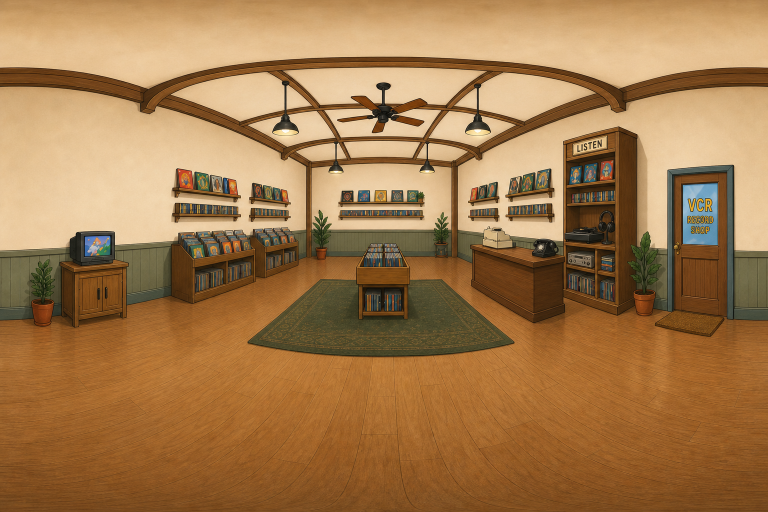
#> input picture art/vcr-pano-v10-src.png, 1536 x 1024 px (shown at 1/2 size)
$ python build-v10-pano.py
#> lines starting #> are read from the running program, lines starting #| are printed output that depends on the picture
#!/usr/bin/env python3
"""
V10 panorama production bake — LISTEN tower relocated to the counter/door wall.

Input : art/vcr-pano-v10-src.png  (1536x1024 cel painting: nearly square open
        room, wide oak floor with a moss rug, sage wainscot, cream walls,
        blue-grey door, charcoal fixtures, terracotta pots — premium PNW)
Output: public/textures/store_pano_v10.webp        4096x2048 lights-on
        public/textures/store_pano_off_v10.webp    4096x2048 lights-off grade
        public/textures/store_pano_lqip_v10.webp   512x256 preview
        public/hotspots/<id>_edge.webp            silhouette rim masks
        public/hotspots/crt_frame.webp            bezel overlay (tube hole)
        public/hotspots/crt_backing_off.webp      dark tube (focused, no video)
        public/hotspots/crt_backing_playing.webp  black tube behind video

Masks and CRT overlays are generated in gnomonically projected plane space —
the exact billboard footprint Hotspot.tsx / CrtScreen.tsx render — so they
line up with the pano at any plane size (the LISTEN tower spans ~77°).

Segmentation: cel ink outlines close every object, so background is whatever
a flood fill from the crop border can reach without crossing an ink line.

Run: python3 scripts/build-v9-pano.py
"""
from pathlib import Path

import numpy as np
from PIL import Image, ImageFilter
from scipy import ndimage

ROOT = Path(__file__).resolve().parent.parent
SRC = ROOT / "art" / "vcr-pano-v10-src.png"
OUT_ON = ROOT / "public" / "textures" / "store_pano_v10.webp"
OUT_OFF = ROOT / "public" / "textures" / "store_pano_off_v10.webp"
OUT_LQIP = ROOT / "public" / "textures" / "store_pano_lqip_v10.webp"
HOTSPOT_DIR = ROOT / "public" / "hotspots"

W, H = 4096, 2048
SEAM_BAND = 128  # px cross-faded across the wrap seam

# Hotspot glow planes — MUST mirror app/data/sections.ts
# (u, v, glowW ?? w, glowH ?? h). Edge masks are drawn in projected space.
PLANES = {
    "listening-booth": (0.205, 0.425, 24.0, 18.0),
    "crt-tv": (0.8691, 0.4736, 24.5, 14.0),
    "record-bins": (0.489, 0.54, 38.0, 26.0),
    "cash-register": (0.319, 0.44, 22.0, 16.0),
    "phone-booth": (0.255, 0.478, 14.0, 7.5),
}
# CRT hit plane (sections.ts w/h) — tube-set footprint for the overlay stack.
CRT_PLANE = (0.8691, 0.4736, 21.7, 16.5)
# Painted glass inside that footprint — MUST mirror CrtScreen.tsx.
CRT_SCREEN_W_FAC = 0.44
CRT_SCREEN_H_FAC = 0.375
CRT_SCREEN_OX = -1.27
CRT_SCREEN_OY = 0.71
CRT_FRAME_W_FAC = 0.88
CRT_FRAME_H_FAC = 0.78

# Ambient toy sprites — alpha-cut object billboards that wiggle on click.
# MUST mirror the `toy` planes in app/components/AmbientHits.tsx.
# Modes: dark = near-black object on lighter bg (headphones);
#        flood = ink-closed standalone object (plant stand);
#        patch = soft rounded-rect crop (flat floor objects like the mat).
TOY_SPRITES = {
    "stool": (0.198, 0.412, 8.0, 10.0, "dark"),  # headphones on relocated LISTEN
    "owl": (0.4271, 0.4727, 20.0, 28.5, "flood"),  # plant on its stand
    "cushion": (0.09, 0.617, 26.0, 7.6, "patch"),  # doormat
}
MASK_PLANE_RADIUS = 47.5  # SPHERE_RADIUS - 0.5 (Hotspot.tsx)
CRT_PLANE_RADIUS = 47.2  # SPHERE_RADIUS - 0.8 (CrtScreen.tsx)

# Ink-flood tuning per target:
# (ink luminance threshold, opening iterations, color-refine against bg refs)
# Opening must exceed half the ink-line width in mask space (~30px for the
# tight phone/CRT projections) to drop stray outline tails; color refine
# subtracts wood/cream interiors (counter corner, cabinet top) that the
# flood ropes in via connected ink. The register stays color-refine-free —
# its cream body matches the cream wall.
# Register refine is OFF in v9: its cream body matches the cream wall again.
SEG = {
    "listening-booth": (120, 6, True),
    "crt-tv": (120, 15, True),
    "record-bins": (120, 8, True),
    "cash-register": (110, 20, False),
    "phone-booth": (110, 20, True),
}

# Background color sample points (source-px of the 1536x1024 painting):
# cream walls, sage wainscot, counter/cabinet wood, oak floor, moss rug.
BG_POINTS = (
    (1250, 360),
    (60, 350),
    (940, 470),
    (1100, 560),
    (400, 800),
    (650, 640),
    (200, 570),
)

# Lamp pools for the lights-off grade (file-space u/v of the V9 source).
LAMP_POOLS = (
    (0.366, 0.213, 0.13, 0.5),
    (0.594, 0.213, 0.13, 0.5),
    (0.459, 0.285, 0.11, 0.45),
    (0.527, 0.285, 0.11, 0.45),
    (0.496, 0.174, 0.15, 0.35),  # fan cluster
    (0.9115, 0.41, 0.16, 0.4),  # door window daylight spill
)


def bake_pano() -> Image.Image:
    src = Image.open(SRC).convert("RGB")
#> src is the input picture: PIL image 1536x1024 RGB; mean R, G, B 162.7, 122.1, 76.7
    if src.size != (1536, 1024):
        raise SystemExit(f"unexpected source size {src.size}")

    pano = src.resize((W, H), Image.Resampling.LANCZOS)
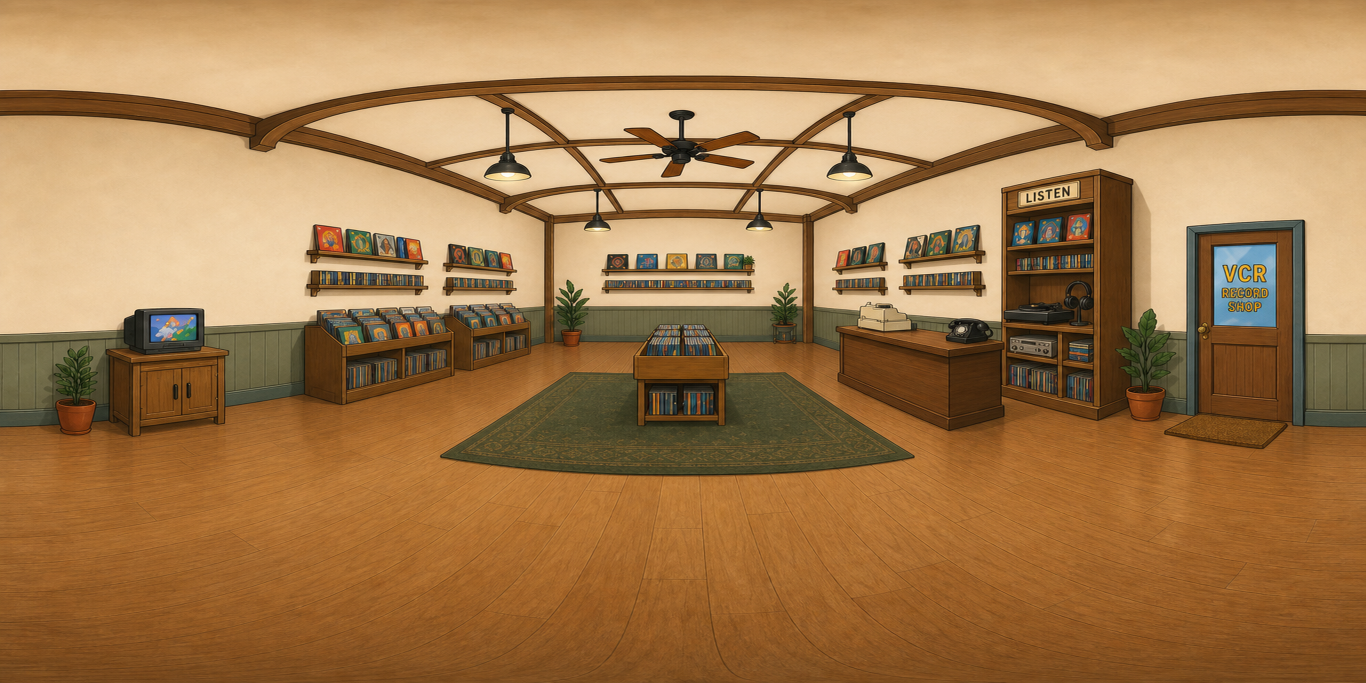
#> pano: PIL image 4096x2048 RGB (shown at 1/3 size); mean R, G, B 162.7, 122.1, 76.7
    # Two-pass unsharp keeps the clean ink lines crisp after the 2.67x upscale.
    pano = pano.filter(ImageFilter.UnsharpMask(radius=1.8, percent=85, threshold=2))
    pano = pano.filter(ImageFilter.UnsharpMask(radius=3.6, percent=32, threshold=3))

    # Wrap band: cross-fade left/right edges so u=0 joins u=1 seamlessly.
    arr = np.asarray(pano).astype(np.float32)
    band = SEAM_BAND
    left = arr[:, :band].copy()
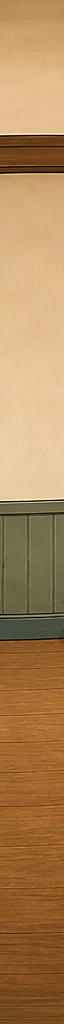
#> left: shape (2048, 128, 3) float32 (shown at 1/2 size); mean R, G, B 173, 134.1, 87.9
    right = arr[:, -band:].copy()
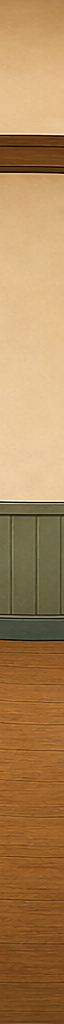
#> right: shape (2048, 128, 3) float32 (shown at 1/2 size); mean R, G, B 172.3, 133.1, 87
    t = (np.arange(band, dtype=np.float32) / (band - 1))[None, :, None]
    blend = right * (1 - t) + left * t
    half = band // 2
    arr[:, :half] = blend[:, half:]
    arr[:, -half:] = blend[:, :half]
    return Image.fromarray(arr.astype(np.uint8))
#| wrote store_pano_v10.webp (4096, 2048)


def lights_off(pano: Image.Image) -> Image.Image:
    """Night grade: cool, dark, faint pools under the hanging lamps."""
    a = np.asarray(pano).astype(np.float32) / 255.0

    dark = a ** 1.2
    dark[..., 0] *= 0.4
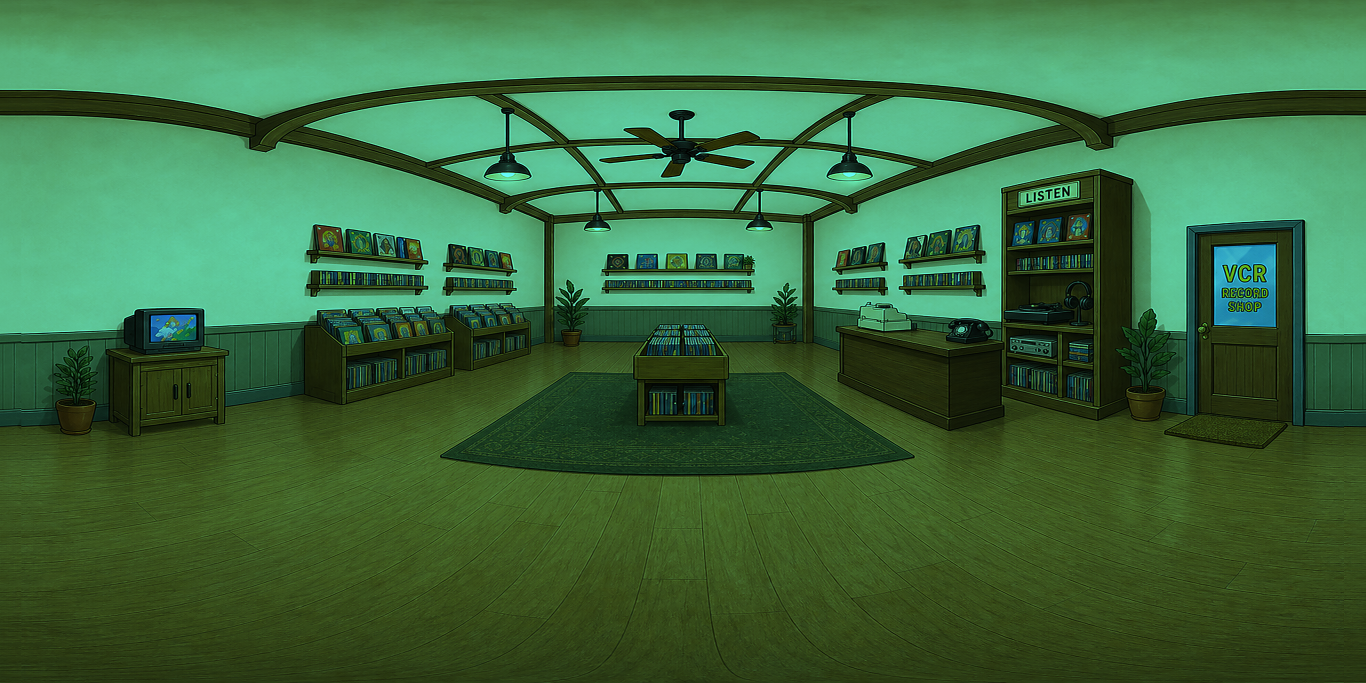
#> dark: shape (2048, 4096, 3) float32 (shown at 1/3 size); mean R, G, B 0.24, 0.416, 0.25
    dark[..., 1] *= 0.45
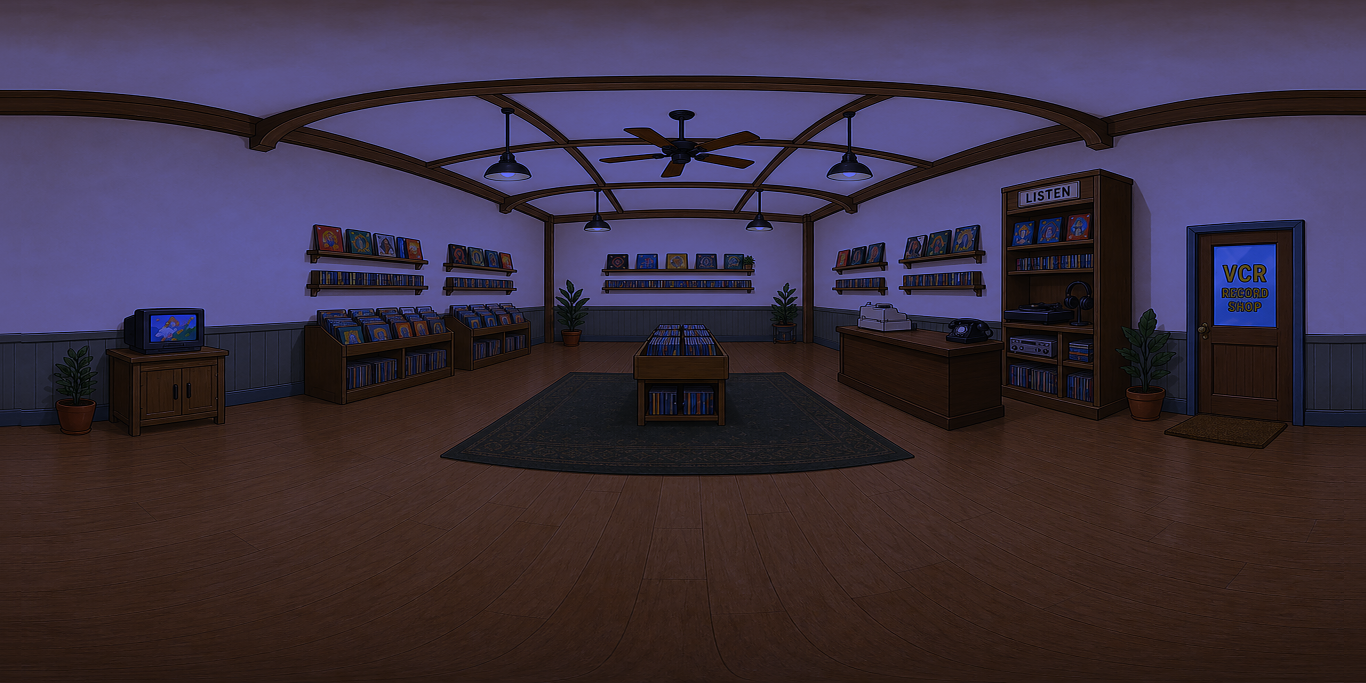
#> dark: shape (2048, 4096, 3) float32 (shown at 1/3 size); mean R, G, B 0.24, 0.188, 0.25
    dark[..., 2] *= 0.62
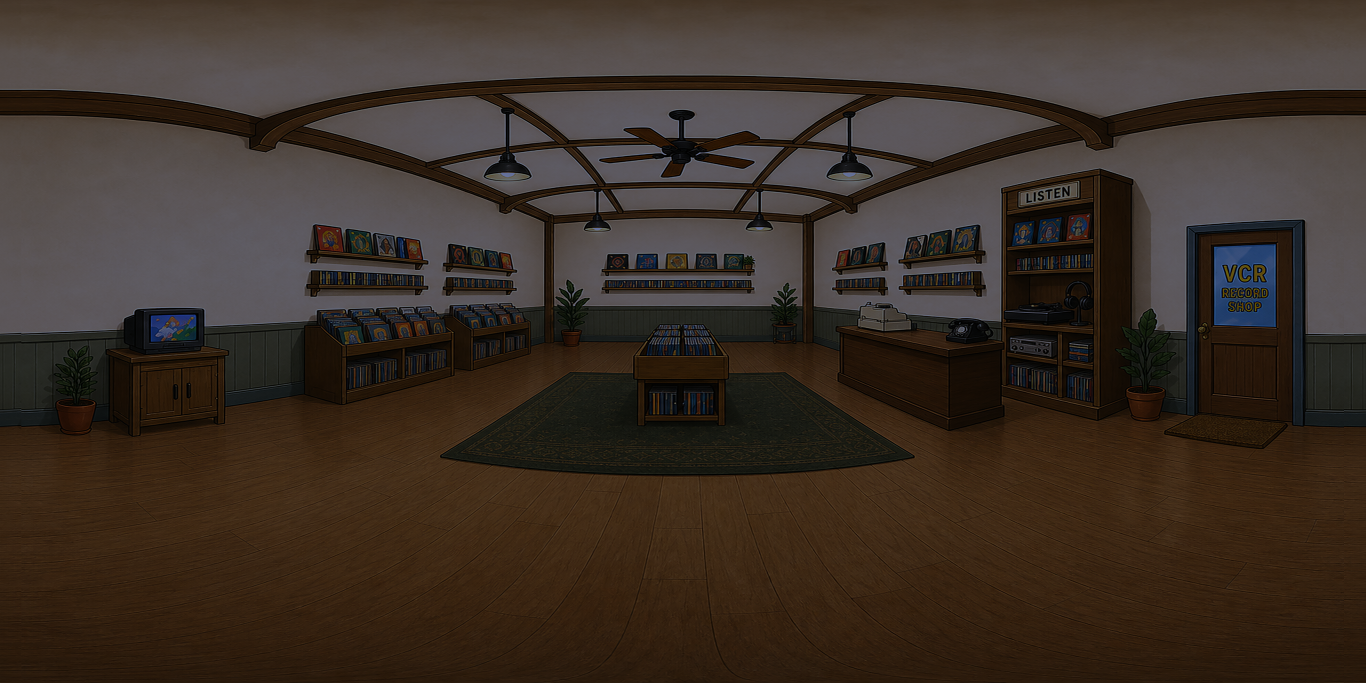
#> dark: shape (2048, 4096, 3) float32 (shown at 1/3 size); mean R, G, B 0.24, 0.188, 0.159

    yy, xx = np.mgrid[0 : pano.height, 0 : pano.width].astype(np.float32)
    warm = np.zeros_like(a)
    for fu, fv, radius, gain in LAMP_POOLS:
        cx, cy = fu * pano.width, fv * pano.height
        d2 = ((xx - cx) / (radius * pano.width)) ** 2 + (
            (yy - cy) / (radius * pano.width)
        ) ** 2
        glow = np.exp(-d2)[..., None] * gain
        warm += glow * np.array([1.0, 0.72, 0.38])[None, None, :]
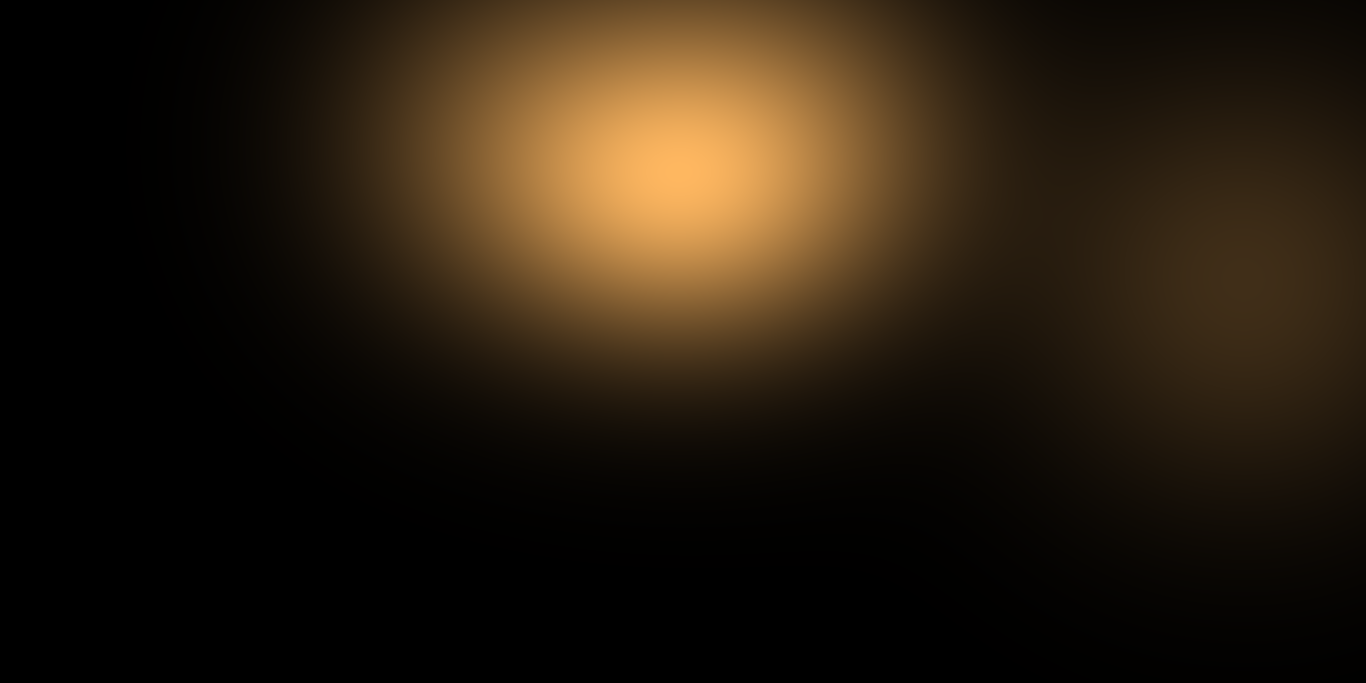
#> warm: shape (2048, 4096, 3) float32 (shown at 1/3 size); mean R, G, B 0.244, 0.174, 0.092; drawn with min black and max white

#> (the run stopped early here; a loop or call above may not have finished)
